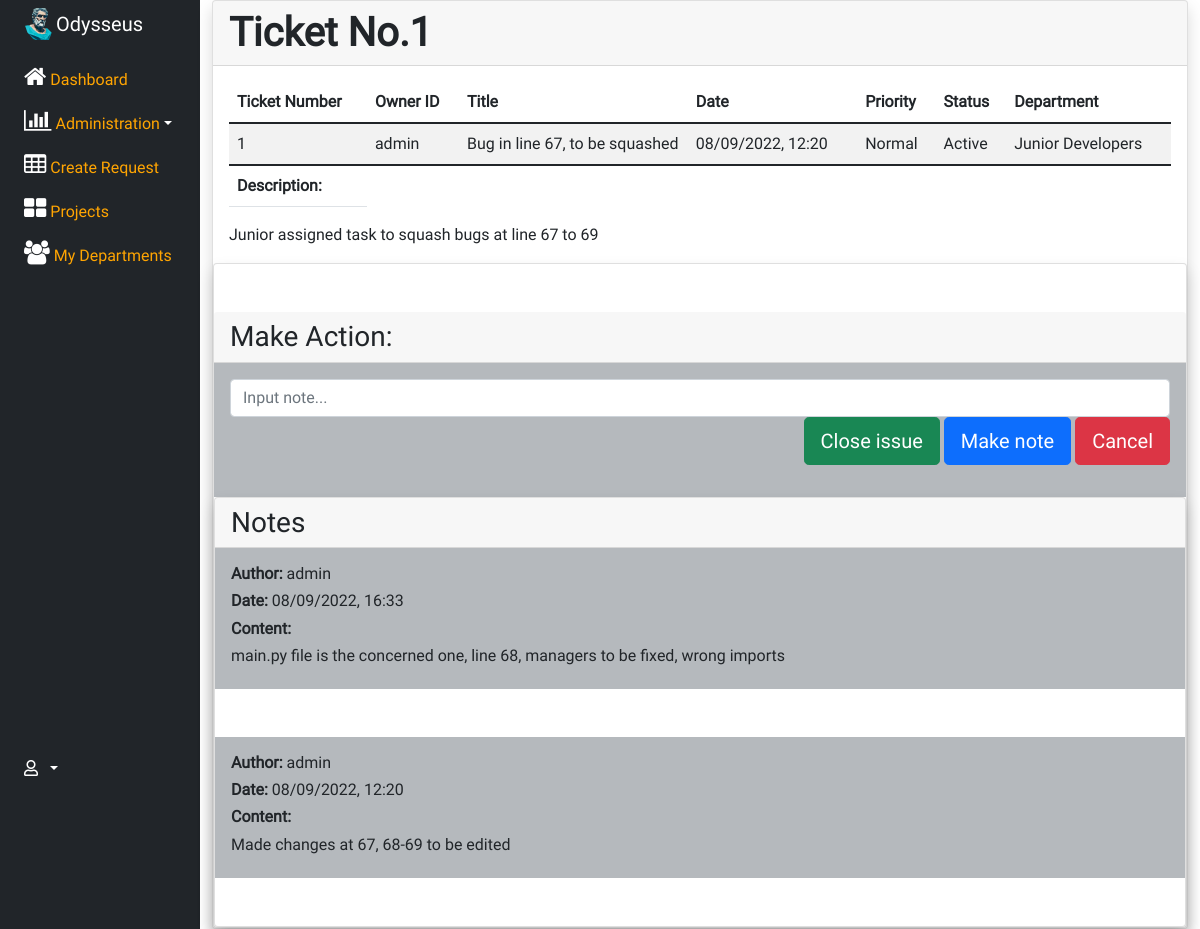
Screenshot of /view-ticket/1 with the database file from the repository.
### app/models/models.py (models this page shows, shortened)
class Ticket(db.Model):
    id = db.Column("id", db.Integer, primary_key=True, unique=True)
    owner = db.Column("owner", db.String, db.ForeignKey('user.username'))
    title = db.Column("title", db.String(50))
    date = db.Column("date", db.DateTime)
    group = db.Column("group", db.Integer, db.ForeignKey('group.id'))
    description = db.Column("description", db.String(1000))
    priority = db.Column('priority', db.Integer)
    is_open = db.Column('is_open', db.Boolean)

class Group(db.Model):
    id = db.Column("id", db.Integer, primary_key=True, unique=True)
    name = db.Column("name", db.String(30), unique=True)

class Note(db.Model):
    id = db.Column("id", db.Integer, primary_key=True, unique=True)
    ticket_id = db.Column("ticket_id", db.Integer, db.ForeignKey('ticket.id'))
    owner = db.Column("owner", db.String, db.ForeignKey('user.username'))
    date = db.Column("date", db.DateTime)
    content = db.Column('content', db.String(500))
    closing = db.Column('closed', db.Boolean)

### app/tickets/routes.py (the view)
@tickets.route('/view-ticket/<ticket_id>', methods=["GET"])
def view_ticket(ticket_id: str):
    ticket = get_ticket_by_id(ticket_id)
    department = Query.find_first(Group, {"id": ticket.group}).name
    notes = reversed(Query.find_all(Note, {"ticket_id": ticket.id}))
    return render_template("preview-ticket.html", ticket=ticket,
                           department=department, notes=notes)

### app/utils/queries.py (called while the page is built)
    @staticmethod
    def find_first(table: 'db.Model', names_and_values: dict) -> 'db.Model':
        return table.query.filter_by(**names_and_values).first()

    @staticmethod
    def find_all(table: 'db.Model', names_and_values: dict) -> list['db.Model']:
        return table.query.filter_by(**names_and_values).all()

### app/utils/util_methods.py (called while the page is built)
def get_ticket_by_id(ticket_id: int) -> 'Ticket':
    return Query.find_first(Ticket, {"id": ticket_id})

### app/templates/preview-ticket.html (shortened to what this page needs)
{% extends 'main_template.html'%}
    {%block content%}
                    <div class="card-header d-flex flex-wrap justify-content-center align-items-center justify-content-sm-between gap-3">
                        <h5 class="display-6 text-nowrap text-capitalize mb-0" style="font-weight: bold;">Ticket no.{{ ticket.id }}</h5>
                    </div>
                    <div class="card-body">
                        <div class="table-responsive">
                            <table class="table table-striped table-hover">
                                <thead>
                                    <tr>
                                        <th>Ticket Number</th>
                                        <th>Owner ID</th>
                                        <th>Title</th>
                                        <th>Date</th>
                                        <th>Priority</th>
                                        <th>Status</th>
                                        <th>Department</th>
                                    </tr>
                                </thead>
                                    <tr>
                                        <td class="text-truncate" style="max-width: 200px;">{{ticket.id}}</td>
                                        <td class="text-truncate" style="max-width: 200px;">{{ticket.owner}}</td>
                                        <td class="text-truncate" style="max-width: 200px;">{{ticket.title}}</td>
                                        <td class="text-truncate" style="max-width: 200px;">{{ticket.date.strftime("%d/%m/%Y, %H:%M")}}</td>
                                        <td>{{ticket.priority}}</td>
                                        <td>
                                            {% if ticket.is_open %}
                                                Active
                                            {% else %}
                                                Closed
                                            {% endif %}
                                        </td>
                                    <td class="text-truncate" style="max-width: 200px;">{{ department }}</td>
                                    </tr>
                                <thead>
                                    <tr>
                                        <th>Description:</th>
                                    </tr>
                                </thead>
                            </table>
                        {{ ticket.description }}
                        </div>
                    </div>
                {% if ticket.is_open %}
                <div class="card shadow">
                    <div class="card-header d-flex flex-wrap justify-content-center align-items-center justify-content-sm-between gap-3 mt-5">
                        <h6 class=" h3 text-nowrap text-capitalize mb-0">Make action:</h6>
                    </div>
                    <div class="card-body bg-secondary bg-opacity-50">
                        <form action="/add-note" method="post">
                            <input class="form-control" type="text" id="content" placeholder="Input note..." name="content" required="">
                            <div class="text-end mb-3">
                                <button class="btn btn-success btn-lg" type="submit" name="final" value="">Close issue</button>
                                <button class="btn btn-primary btn-lg" type="submit" name="final" value="1">Make note</button>
                                <a class="btn btn-danger btn-lg" role="button" href="/">Cancel</a>
                            </div>
                        </form>
                </div>
                {% endif %}
                <div class="card shadow">
                    <div class="card-header d-flex flex-wrap justify-content-center align-items-center justify-content-sm-between gap-3">
                        <h6 class=" h3 text-nowrap text-capitalize mb-0 ">Notes</h6>
                    </div>
                    {% for note in notes %}
                    <div class="card-body bg-secondary bg-opacity-50 mb-5">
                        <div class="card-group">
                            <h6><strong>Author:</strong> {{ note.owner }}</h6>
                        </div>
                        <div class="card-group">
                            <h6><strong>Date:</strong> {{ note.date.strftime("%d/%m/%Y, %H:%M") }}</h6>
                        </div>
                        <div class="card-group">
                            <h6><strong>Content:</strong></h6>
                        </div>
                        <div class="card-group">
                            <h6>{{ note.content }}</h6>
                        </div>
                </div>
                {% endfor %}
                </div>
            </div>
    {%endblock%}

### rows the page displays
Ticket: id "1", owner "admin", title "Bug in line 67, to be squashed", date "08/09/2022, 12:20", priority "Normal", description "Junior assigned task to squash bugs at line 67 to 69"
Group: name "Junior Developers"
Note: owner "admin", date "08/09/2022, 16:33", content "main.py file is the concerned one, line 68, managers to be fixed, wrong imports"
Note: owner "admin", date "08/09/2022, 12:20", content "Made changes at 67, 68-69 to be edited"
